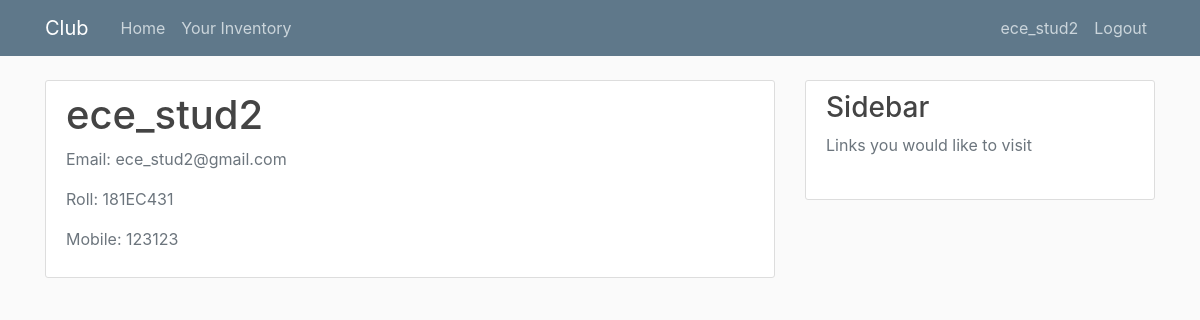
Screenshot of /user/Your-Profile/ (signed in) with the database file from the repository.
### User/models.py (models this page shows, shortened)
class User(AbstractBaseUser):
    YEAR = (
        (1, 'First Year'),
        (2, 'Second Year'),
        (3, 'Third Year'),
        (4, 'Fourth Year')
    )
    userName         = models.CharField(verbose_name = "Username", max_length = 27, unique = True)
    email            = models.CharField(verbose_name = 'Email Address', max_length = 27, unique = True)
    name             = models.CharField(verbose_name = 'First Name',max_length = 27)
    year             = models.IntegerField(verbose_name = 'Year', choices = YEAR, default = 2)
    roll             = models.CharField(verbose_name = 'Roll Number', max_length = 10)
    department       = models.CharField(verbose_name = 'Department', max_length = 20)
    mobileNumber     = models.CharField(verbose_name = 'Mobile Number',max_length = 27 ,unique = True)
    club             = models.ForeignKey(Club, default = None, on_delete = models.SET_NULL ,related_name = 'Club_Member', null = True, blank = True)
    is_convener      = models.BooleanField(default = False)
    is_active        = models.BooleanField(default = True)
    is_admin         = models.BooleanField(default = False)
    objects = CustUserManager()
    USERNAME_FIELD  = 'userName'
    REQUIRED_FIELDS = ['email', 'name', 'roll', 'year', 'department', 'mobileNumber', ]

### User/views.py (the view)
# urls.py: path("Your-Profile/", YourProfile, name = 'Your Profile'),
def YourProfile(request):
    user = request.user
    context = {'user' : user}
    return render(request, 'User/YourProfile.html', context)

### User/templates/User/YourProfile.html (shortened to what this page needs)
{% extends "User/Base.html" %}
{% load crispy_forms_tags %}
{% block content %}
    <div class="content-section">
      <div class="media">
        <div class="media-body">
          <h2 class="account-heading">{{ user.userName }}</h2>
          <p class="text-secondary">Email: {{ user.email }}</p>
          <p class="text-secondary">Roll: {{ user.roll }}</p>
          <p class="text-secondary">Mobile: {{ user.mobileNumber }}</p>
        </div>
      </div>
    </div>
{% endblock content %}

### User/templates/User/Base.html (shortened to what this page needs)
{% load static %}
<!DOCTYPE html>
<html>
<head>
    <link rel="stylesheet" href="https://maxcdn.bootstrapcdn.com/bootstrap/4.0.0/css/bootstrap.min.css">
    <link rel="stylesheet" type="text/css" href="{% static 'User/main.css' %}">
</head>
<body>
    <header class="site-header">
      <nav class="navbar navbar-expand-md navbar-dark bg-steel fixed-top">
        <div class="container">
          <a class="navbar-brand mr-4" href="{% url 'home' %}">Club</a>
          <div class="collapse navbar-collapse" id="navbarToggle">
            <div class="navbar-nav mr-auto">
              <a class="nav-item nav-link" href="{% url 'home' %}">Home</a>
              {% if user.is_authenticated %}
                {% if user.is_convener %}
                  <a class="nav-item nav-link" href="{% url 'Club Details' %}">{{ user.club }}</a>
                {% else %}
                  <a class="nav-item nav-link" href="{% url 'Your Inventory' %}">Your Inventory</a>
                {% endif %}
              {% endif %}
            </div>
            <div class="navbar-nav">
            {% if user.is_authenticated %}
                <a class="nav-item nav-link" href="{% url 'Your Profile' %}">{{ user.userName }}</a>
                <a class="nav-item nav-link" href="{% url 'logout' %}">Logout</a>
            {% else %}
                <a class="nav-item nav-link" href="{% url 'login' %}">Login</a>
                <a class="nav-item nav-link" href="{% url 'register' %}">Register</a>
            {% endif %}
            </div>
          </div>
        </div>
      </nav>
    </header>
    <main role="main" class="container">
      <div class="row">
        <div class="col-md-8">
          {% block content %}{% endblock %}
        </div>
        <div class="col-md-4">
          <div class="content-section">
            <h3>Sidebar</h3>
            <p class='text-muted'>Links you would like to visit
            </p>
          </div>
        </div>
      </div>
    </main>
</body>
</html>

### User/static/User/main.css (style rules this page uses)
body { background: #fafafa; color: #333333; margin-top: 5rem; margin-bottom: 120px; }
h1, h2, h3, h4, h5, h6 { color: #444444; }
.bg-steel { background-color: #5f788a; }
.site-header .navbar-nav .nav-link { color: #cbd5db; }
.content-section { background: #ffffff; padding: 10px 20px; border: 1px solid #dddddd; border-radius: 3px; margin-bottom: 20px; }
.account-heading { font-size: 2.5rem; }

### rows the page displays
User: userName "ece_stud2", email "ece_stud2@gmail.com", roll "181EC431", mobileNumber "123123"
